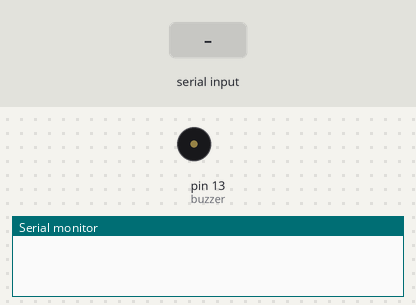
This sketch was run on a simulated Arduino Uno, built with avr-gcc and run on an emulated ATmega328P. Shown: buzzer (waves = sounding), the last lines printed to the serial monitor. Inputs (shaded band) come from the test bench.

Above: at 1.2 s.
1.3 s: "90,45\n" received over Serial
At 2.7 s:
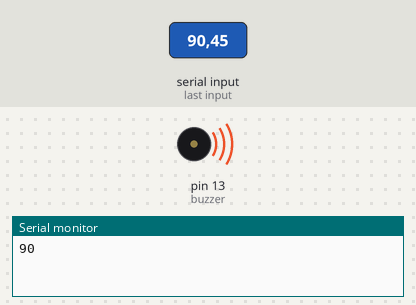
Timing chart, 0 to 4.3 s (numbered marks = the images above; inputs shaded):
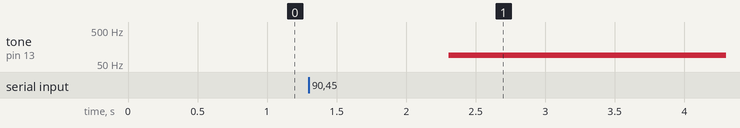

Measured:
- after the input at 1.3 s, tone on pin 13 (buzzer): silent → 90 Hz after 1.0 s

The sketch:

code1.ino
```cpp
const byte buzzer = 13;

void setup() {
  // initialize serial
  Serial.begin(9600);
  pinMode(buzzer, OUTPUT);
}


void loop() {
  // if there's any serial available, read it:
  while (Serial.available() > 0) {
    //On lit l'entrée en temps que chaîne de caractères
     String b = Serial.readString()  ;
    Serial.println(b.toInt());
    //On fait sonner le buzzer avec l'entrée
    tone(buzzer, b.toInt());
  }
}
```
